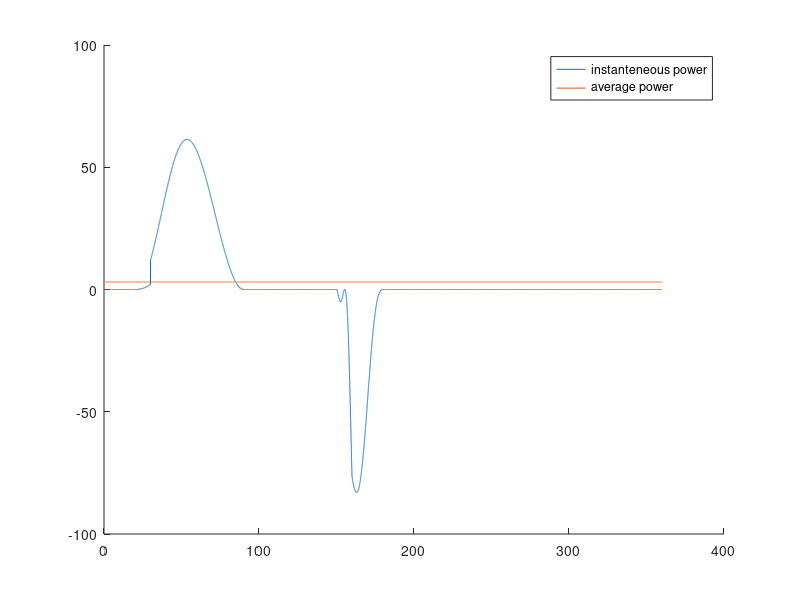

The MATLAB source for this figure:
% CAMS ASSIGNMENT Subtask 3
% compute average power
%--------------------------------------------------------%
clear variables
close all 

%load profile with eccentricity
cam_ecc=load('campower_ecc32');

%load normal force, pressure angle and eccentricity
N=cam_ecc.normalforce_tot;
alpha=cam_ecc.pressure_angle;
e=cam_ecc.exc*0.001;
omega=cam_ecc.w;

%compute pitch radius
R0=(cam_ecc.xpitch.^2+cam_ecc.ypitch.^2).^(1/2)*0.001;

%compute power with eccentricity
P1=(N.*cos(alpha).*e + N.*sin(alpha).*(R0.^2-e.^2).^(1/2)).*omega;

%compute energy consumed in one rotation and average power 
P_avg = mean(P1); 
P_avg_list = repmat(P_avg,1,36000);
x= cam_ecc.thetadegree;

hold on 
plot(x,P1)
plot(x,P_avg_list)
legend('instanteneous power','average power')
